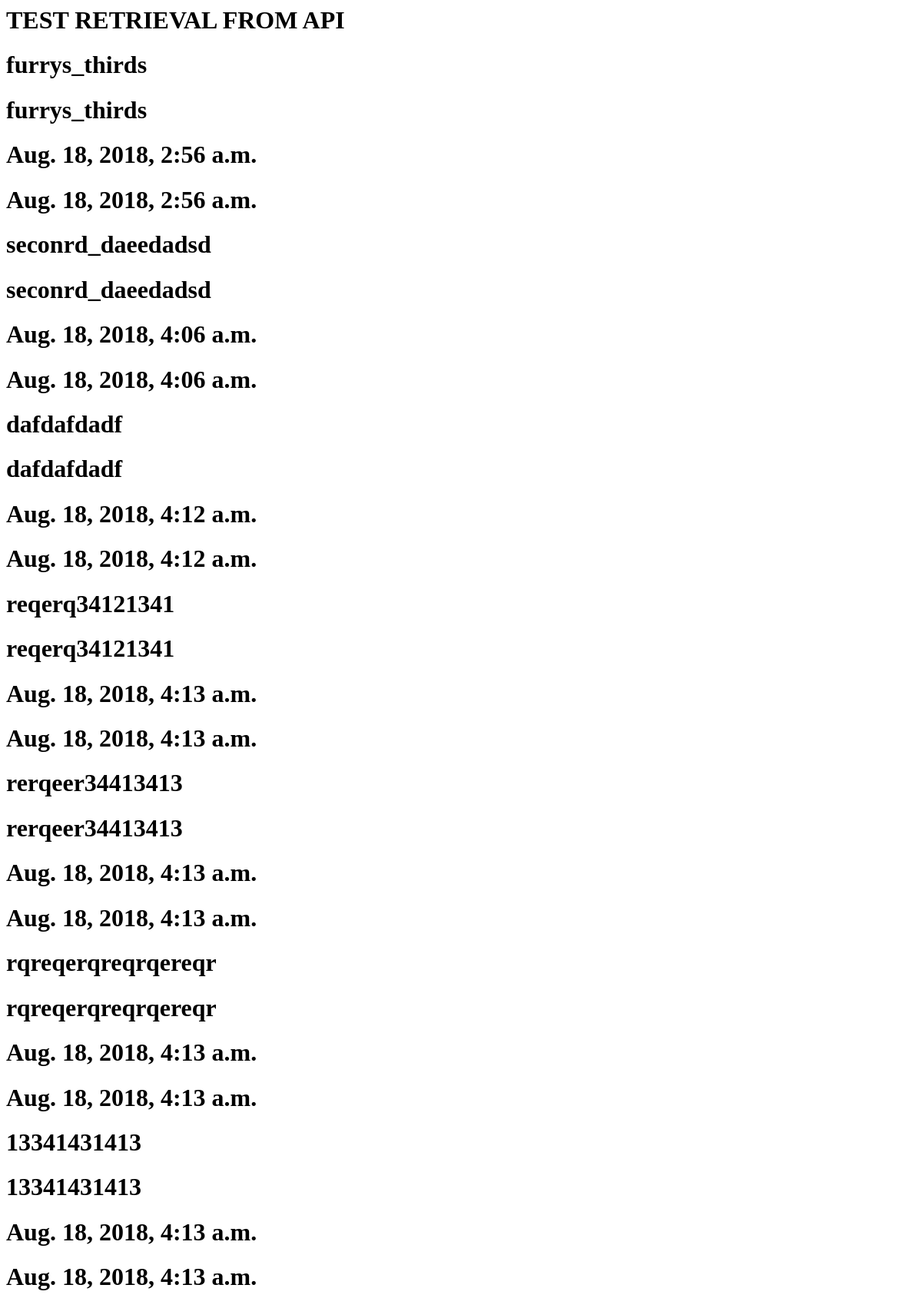
/test, run on an earlier commit of the app's database.
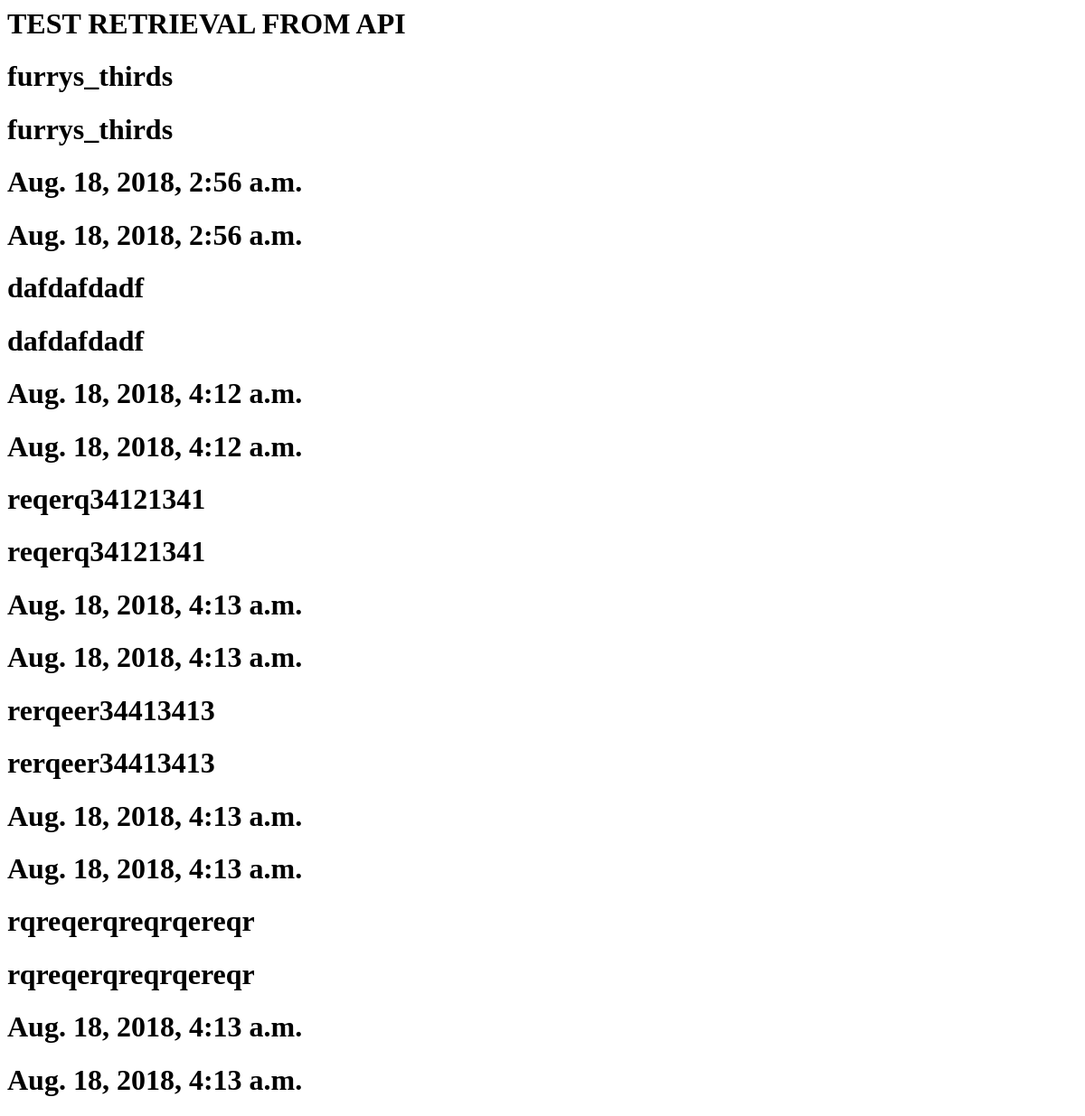
And on a later commit of the database.
### messageboard/models.py (models this page shows, shortened)
class Forum(models.Model):
    slug = models.SlugField(primary_key=True, help_text="Cannot contain spaces")
    moderators = models.ManyToManyField(User)
    created_at = models.DateTimeField(auto_now_add=True)
    updated_at = models.DateTimeField(auto_now=True)
    def __str__(self):
        return self.slug

### vote/views.py (the view)
# urls.py: path("test", TestView.as_view(), name="test"),
class TestView(TemplateView):
    template_name = "vote/test.html"
    def get_context_data(self, **kwargs):
        context = super(TestView, self).get_context_data(**kwargs)
        context["all_forums"] = Forum.objects.all()
        return context

### vote/templates/vote/test.html (shortened to what this page needs)
<html lang="en">
<head>
</head>
<body>
    <h1>
        TEST RETRIEVAL FROM API
    </h1>
    {% for item in all_forums %}
    <h1> {{ item }}</h1>
    <h1> {{ item.slug }}</h1>
    <h1> {{ item.created_at }}</h1>
    <h1> {{ item.updated_at }}</h1>
    {% endfor %}
</body>
</html>

What changed in the data, as far as the page shows it:
removed Forum: slug "seconrd_daeedadsd", created_at "Aug. 18, 2018, 4:06 a.m.", updated_at "Aug. 18, 2018, 4:06 a.m."
removed Forum: slug "13341431413", created_at "Aug. 18, 2018, 4:13 a.m.", updated_at "Aug. 18, 2018, 4:13 a.m."
